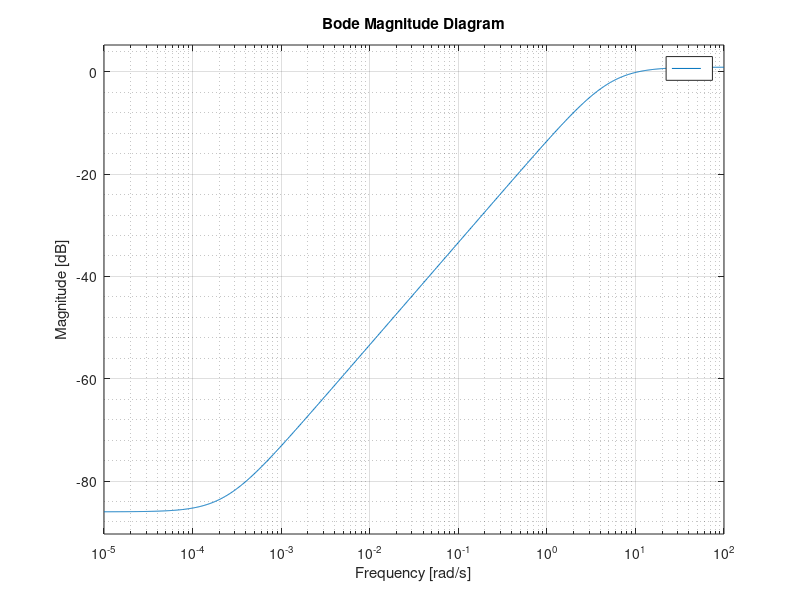

Reproduce this figure in MATLAB.
% tuning sensitivity weight to be used in the overall plant tuning via systune 
% aim: 
% -- compute: A, M, omega_b that allow to satisfy the 2nd order response of the system 
%

clear variables
close all 
clc

% constraint values 
damp = 0.9;
omega_n = 10; 

% setting up tolerances for high frequency study 
tol = -79;
% setting up evaluation frequency for the steady state analysis
freq = 1e-5;

% setting up possible intervals for the parameters 
dimA = 2;
dimM = 10; 
dimOmega_b = 10; 

% from theory 
Mideal = 1/damp;

% setting up study vectors:
Avec       = linspace(5e-5, 1e-4, dimA);             
Mvec       = linspace(Mideal, Mideal*1.1, dimM);
omega_bVec = linspace(0.3*omega_n, 0.8*omega_n, dimOmega_b);

% transfer function declaration 
WPinv = @(A, M, omega_b) tf([1, omega_b*A], [1/M, omega_b]);

% tuning loop 
test = 0;
for A = Avec
    for M = Mvec 
        for omega_b = omega_bVec
            test = test + 1;
            [Gm,Pm,Wcg,Wcp] = margin(WPinv(A, M, omega_b));
            fprintf('test(%d)\ninput:\n\tA = %f \n\tM = %f \n\tomega = %f\noutput:\n\tGm = %f\n\tPm = %f\n\tWcg = %f\n\tWcp = %f\n\n', ...
                test, A, M, omega_b, Gm, Pm, Wcg, Wcp);
            
            [magnitude, phase] = bode(WPinv(A, M, omega_b), freq); 
            magnitude = 20 * log10(magnitude);
            
            if Wcp > 10 && magnitude <= tol 
                fprintf('Result\ntarget:');
                fprintf('\n\tcrossover frequency -> Wcp > 10\n\t\tWcp = %f rad/s\n', Wcp);

                fprintf('\n\tsteady state error close to 0 (so db -> -Inf)\n');
                fprintf('\t\tmagnitude (db) @ omega = %f rad/s\n\t\tmagnitude = %f db\n\n', freq, magnitude);
                
                fprintf('function parameters after tuning:\n\t* A = %f\n\t* M = %f\n\t* omega_b = %f\n', A, M, omega_b);
                
                figure(1);
                bodemag(WPinv(A, M, omega_b));
                grid on
                grid minor 
                
                return
            end
        end
    end
end
